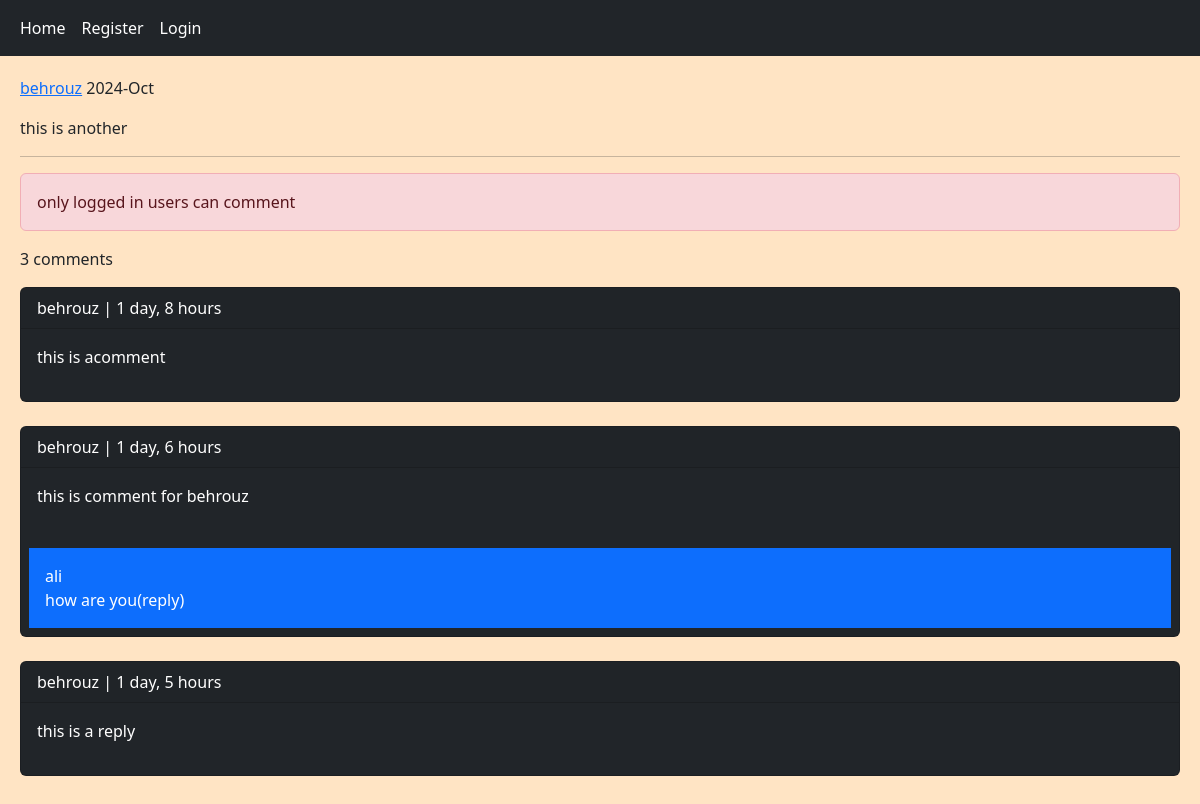
Screenshot of /post/6/this-is-another/ with the database file from the repository.
### home/models.py (models this page shows, shortened)
class Post(models.Model):
    user = models.ForeignKey(User, on_delete=models.CASCADE, related_name='posts')
    body = models.TextField()
    slug = models.SlugField()
    created = models.DateTimeField(auto_now_add= True)
    updated = models.DateTimeField(auto_now=True)
    class Meta:
        ordering = ('-created', 'body')

class Comment(models.Model):
    user = models.ForeignKey(User, on_delete= models.CASCADE, related_name= 'ucomments')
    post = models.ForeignKey(Post, on_delete= models.CASCADE, related_name= 'pcomments')
    reply = models.ForeignKey('self', on_delete= models.CASCADE, related_name= 'rcomments',blank=True, null= True)
    is_reply = models.BooleanField(default= False)
    body = models.TextField(max_length=400)
    created = models.DateTimeField(auto_now_add=True)

### home/views.py (the view, shortened to what this page needs)
# urls.py: path('post/<int:post_id>/<slug:post_slug>/', views.PostDetailView.as_view(), name='post_detail'),
class PostDetailView(View):
    form_class = CommentCreatreForm
    form_class_reply = ReplyCommentForm
    def setup(self, request, *args, **kwargs):
        self.post_instance = get_object_or_404(Post, pk = kwargs['post_id'], slug = kwargs['post_slug'])
        return super().setup(request, *args, **kwargs)
    def get(self, request, post_id, post_slug):
        comments = self.post_instance.pcomments.filter(is_reply = False)
        can_like = False
        if request.user.is_authenticated and self.post_instance.user_can_like(request.user):
            can_like = True
        return render(request, 'home/detail.html', {
            'post': self.post_instance,
            'comments': comments, 'form': self.form_class,
            'reply_form': self.form_class_reply,
            'can_like': can_like
            })

### home/templates/home/detail.html (shortened to what this page needs)
{% extends 'base.html' %}
{% block content %}
    <p><a href="{% url 'account:user_profile' post.user.id %}">{{ post.user.username }}</a>  {{ post.updated |date:"Y-M" }}</p>
    <p>{{ post.body }}</p><hr/>
    {% if request.user.is_authenticated %}
        <a href="{% url 'home:post_like' post.id %}" class="{% if can_like %}disabled {% endif %}btn btn-primary col-md-2">Like {{ post.like_count }}</a>
        <form action="" method="POST">
            {% csrf_token %}
            {{ form.as_p }}
            <input type="submit" value="send">
        </form><br/>
    {% else %}
        <p class="alert alert-danger">only logged in users can comment</p>
    {% endif %}
    <p>{{ comments.count }} comments</p>
    {% for comment in comments %}
        <div class="card bg-dark text-white">
            <p class="card-header">{{ comment.user }} | {{ comment.created | timesince }}</p>
            <p class="card-body">{{ comment.body }}</p>
            {% with replies=comment.rcomments.all %}
            {% for reply in replies %}
                <p class="bg-primary p-3 m-2">{{ reply.user }} <br/> {{ reply.body }}</p>
            {% endfor %}
            {% endwith %}
        </div><br/>
    {% empty %}
        <p>No comments yet</p>
    {% endfor %}
{% endblock %}

### templates/base.html (shortened to what this page needs)
<!DOCTYPE html>
<html lang="en">
    <head>
        <link href="https://cdn.jsdelivr.net/npm/bootstrap@5.3.3/dist/css/bootstrap.min.css" rel="stylesheet">
    </head>
<body>
    {% include 'inc/navbar.html' %}
    <div class="jumbotron">
        {% block content %} {% endblock %}
    </div>
</body>
</html>

### templates/inc/navbar.html
<nav class="navbar navbar-expand-lg navbar-dark bg-dark">
    <div class="container-fluid">
        <div class="navbar-nav">
            <a class="nav-link active" aria-current="page" href="{% url 'home:home' %}">Home</a>
            {% if request.user.is_authenticated %}
            <a class="nav-link active" aria-current="page" href="{% url 'account:user_profile' request.user.id %}">Profile</a>
            <a class="nav-link active" aria-current="page" href="{% url 'account:user_logout' %}">Logout</a>
            {% else %}
            <a class="nav-link active" aria-current="page" href="{% url 'account:user_register' %}">Register</a>
            <a class="nav-link active" aria-current="page" href="{% url 'account:user_login' %}">Login</a>
            {% endif %}
      </div>
    </div>
</nav>

### templates/base.html (style rules this page uses)
.jumbotron { padding: 20px; margin-bottom: 20px; background-color: bisque; }

### rows the page displays
Post: user.username "behrouz", updated "2024-Oct", body "this is another"
Comment: user "behrouz", created "1 day, 8 hours", body "this is acomment"
Comment: user "behrouz", created "1 day, 6 hours", body "this is comment for behrouz"
Comment: user "ali", body "how are you(reply)"
Comment: user "behrouz", created "1 day, 5 hours", body "this is a reply"

### other values shown
{{ comments.count }} "3"
